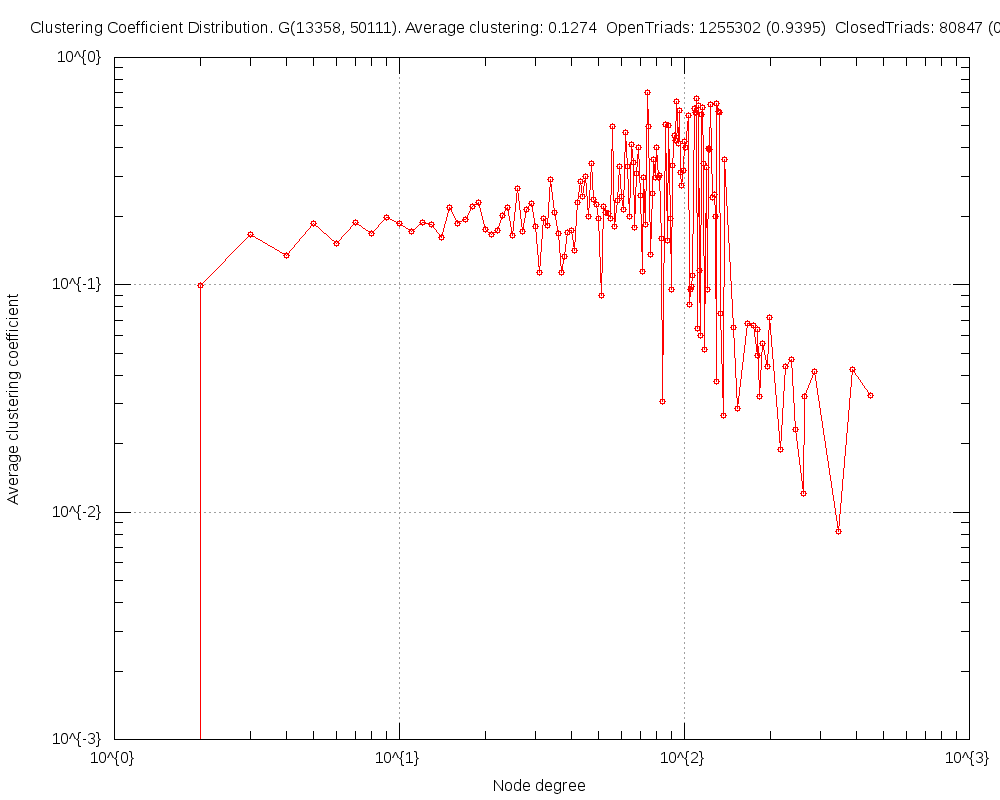

Here is the gnuplot script that generated this plot:
#
# Clustering Coefficient Distribution. G(13358, 50111). Average clustering: 0.1274  OpenTriads: 1255302 (0.9395)  ClosedTriads: 80847 (0.0605) (Sun Apr 27 20:55:21 2014)
#

set title "Clustering Coefficient Distribution. G(13358, 50111). Average clustering: 0.1274  OpenTriads: 1255302 (0.9395)  ClosedTriads: 80847 (0.0605)"
set key bottom right
set logscale xy 10
set format x "10^{%L}"
set mxtics 10
set format y "10^{%L}"
set mytics 10
set grid
set xlabel "Node degree"
set ylabel "Average clustering coefficient"
set tics scale 2
set terminal png size 1000,800
set output 'ccf.TwitterRW2.25.png'
plot 	"ccf.TwitterRW2.25.tab" using 1:2 title "" with linespoints pt 6
